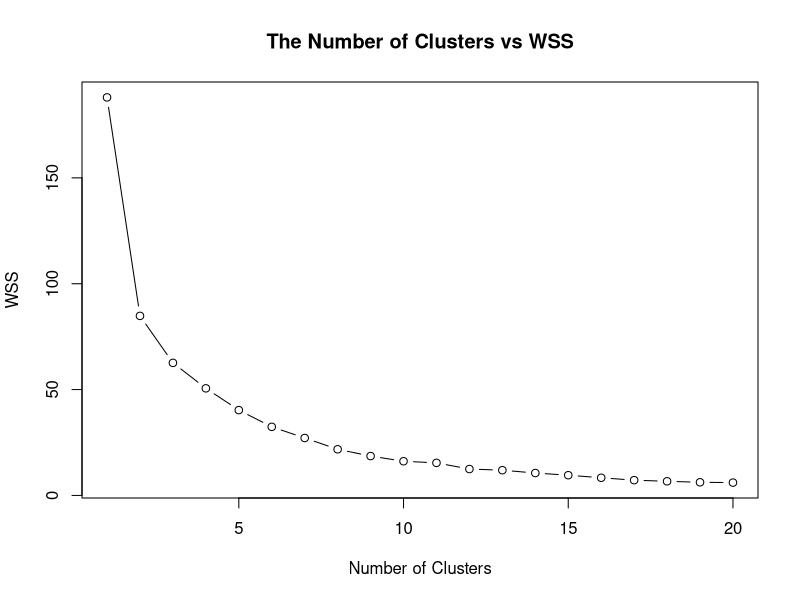
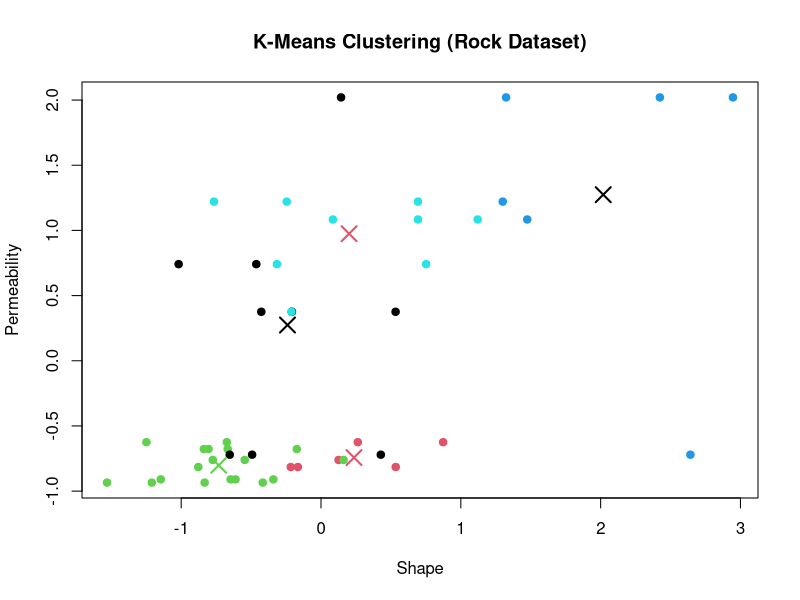

The R script that drew these images, in order:
# Code for k-Means Model in R with kmeans()


# Step 1. Load the dataset

## Load
data(rock)

## Preview the dataset
head(rock)

## View the structure of the dataset
str(rock)


# ---------------------------------------------


# Step 2. Normalise the data

## Scale
rock_scaled <- scale(rock)

## Check the results
summary(rock_scaled)


# ---------------------------------------------


# Step 3. Find the optimal k

## Initialise a vector for within cluster sum of squares (wss)
wss <- numeric(20)

## For-loop through the wss
for (k in 1:20) {
  
  ## Try the k
  km <- kmeans(rock_scaled,
               centers = k,
               nstart = 20)
  
  ## Get WSS for the k
  wss[k] <- km$tot.withinss
}

## Plot the wss
plot(1:20,
     wss,
     type = "b",
     main = "The Number of Clusters vs WSS",
     xlab = "Number of Clusters",
     ylab = "WSS")

## optiomal k = 5
k <- 5


# ---------------------------------------------


# Step 4. Train the model

## Set see for reproducibility
set.seed(500)

## Train the model
km <- kmeans(rock_scaled,
             centers = k,
             nstart = 20)

## Print the model
print(km)


# ---------------------------------------------


# Step 5. Visualise the clusters

## Create a plot
plot(rock_scaled[, c("shape", "perm")], 
     col = km$cluster,
     pch = 19,
     main = "K-Means Clustering (Rock Dataset)",
     xlab = "Shape",
     ylab = "Permeability")

## Add cluster centers
points(km$centers[, c("shape", "perm")], 
       col = 1:3,
       pch = 4,
       cex = 2,
       lwd = 2)
